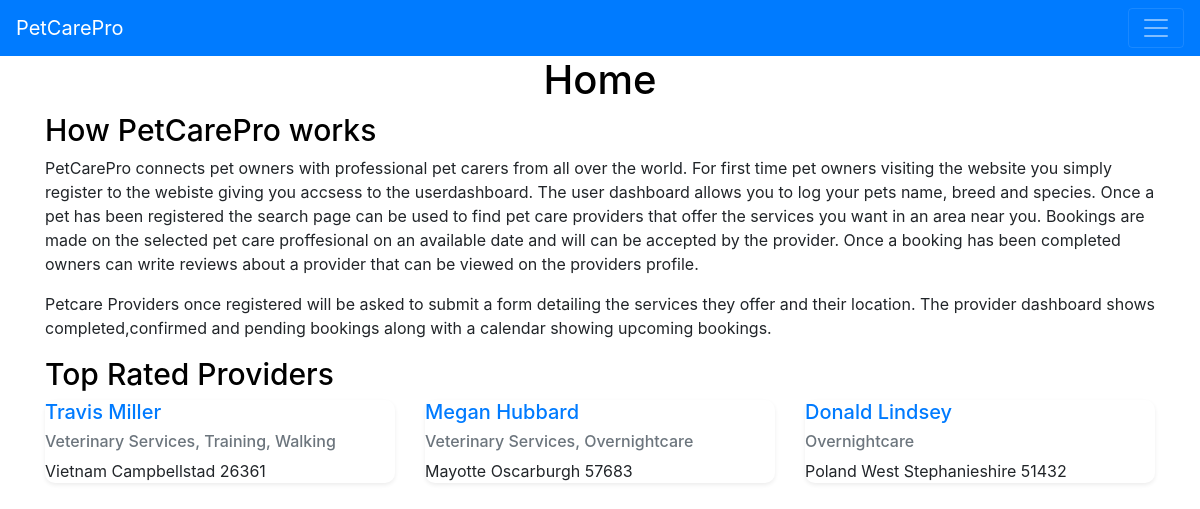
Before: / with the older database file.
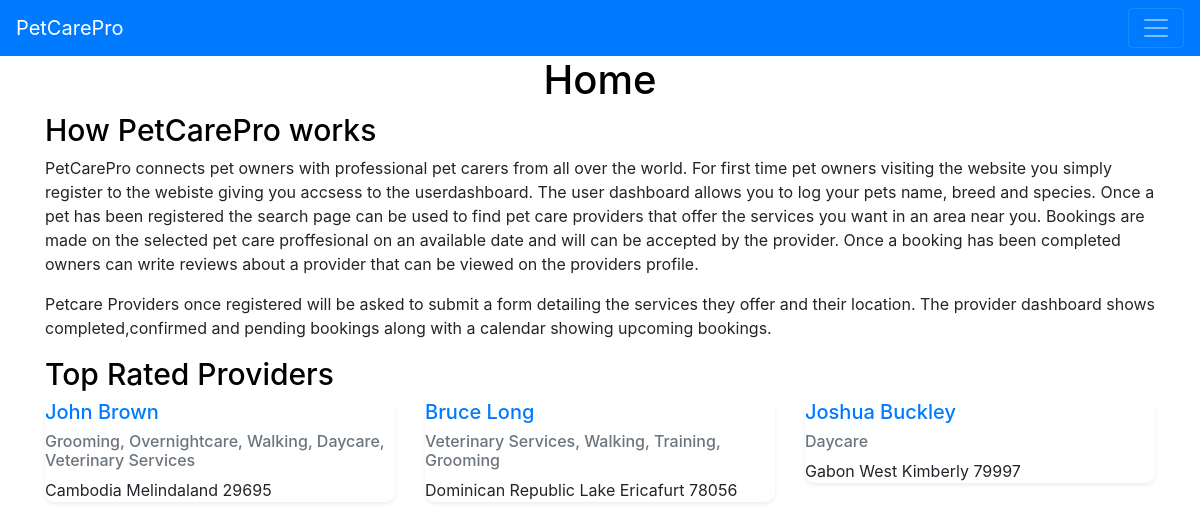
After: the same page with the newer database file.
### app/models.py (models this page shows)
class ProviderProfile(db.Model):
    __tablename__ = "provider_profiles"
    id = db.Column(db.Integer, primary_key=True, autoincrement=True)
    user_id = db.Column(db.Integer, db.ForeignKey('users.id'))
    services_offered = db.Column(db.String(1000))
    country = db.Column(db.String(100))
    city = db.Column(db.String(100))
    postcode = db.Column(db.String(100))
    rating = db.Column(db.Float)

class User(UserMixin,db.Model):
    __tablename__ = "users"
    id = db.Column(db.Integer, primary_key=True, autoincrement=True)
    username = db.Column(db.String(50), index=True)
    password = db.Column(db.String(50), index=True)
    email = db.Column(db.String(50))
    fname = db.Column(db.String(50))
    lname = db.Column(db.String(50))
    user_type = db.Column(db.String(50))
    pets = db.relationship('Pet', backref='owner', lazy='dynamic')
    provider_profile = db.relationship('ProviderProfile', backref='user', uselist=False)
    bookings = db.relationship('Booking', secondary=user_booking_association, backref='users', lazy='dynamic')
    reviews = db.relationship('Review', backref='users', lazy='dynamic')

### app/views.py (the view)
@app.route('/')
def Home():
    topproviders = models.ProviderProfile.query.order_by(models.ProviderProfile.rating.desc()).limit(3).all()
    return render_template('Home.html',
                           title='PetCarePro',
                           header='Home',
                           subheader1='How PetCarePro works',
                           subheader2='Top Rated Providers',
                           topproviders=topproviders)

### app/templates/Home.html (shortened to what this page needs)
{% extends "PageLayout.html" %}
{% block content %}
<header>
  {% if header%}
  <h1>{{header }}</h1>
  {% else %}
  <h1> No header specified</h1>
  {% endif %}
</header>
<div class="container">
  <div class="row g-2 ">
    <div class="col justify-content-center">
      {% if subheader1%}
      <h1>{{subheader1 }}</h1>
      {% endif %}
    </div>
  </div>
  <div class="row g-2">
    <div class="col">
      <p>PetCarePro connects pet owners with professional pet carers from all over the world. For first time pet owners visiting the website you simply register to the webiste giving you accsess to the userdashboard. The user dashboard allows you to log your pets name, breed and species. Once a pet has been registered the search page can be used to find pet care providers that offer the services you want in an area near you. Bookings are made on the selected pet care proffesional on an available date and will can be accepted by the provider. Once a booking has been completed owners can write reviews about a provider that can be viewed on the providers profile.</p>
      <p>Petcare Providers once registered will be asked to submit a form detailing the services they offer and their location. The provider dashboard shows completed,confirmed and pending bookings along with a calendar showing upcoming bookings.</p>
    </div>
  </div>
  <div class="row g-2 ">
    <div class="col justify-content-center">
      {% if subheader2%}
      <h1>{{subheader2 }}</h1>
      {% endif %}
    </div>
  </div>
  <div class="row g-2">
    {% for t in topproviders %}
    <div class="col">
      <div class="info shadow-sm border-light">
        <div class="info-body">
          <a href="{{url_for('viewProviderProfile',id=t.id)}}"><h5 class="info-title text-primary">{{t.user.fname}} {{t.user.lname}}</h5></a>
          <h6 class="info-subtitle mb-2 text-muted">{{t.services_offered}}</h6>
          <h6 class="info-subtitle mb-2 text-muted"></h6>{{t.country}} {{t.city}} {{t.postcode}}</h6>
        </div>
      </div>
    </div>
    {% endfor %}
  </div>
</div>
{% endblock %}

Changed rows visible on the page:
no longer on this page (row edited): ProviderProfile: user.fname "Travis", user.lname "Miller", services_offered "Veterinary Services, Training, Walking", country "Vietnam", city "Campbellstad", postcode "26361"
no longer on this page (row edited): ProviderProfile: user.fname "Megan", user.lname "Hubbard", services_offered "Veterinary Services, Overnightcare", country "Mayotte", city "Oscarburgh", postcode "57683"
no longer on this page (row edited): ProviderProfile: user.fname "Donald", user.lname "Lindsey", services_offered "Overnightcare", country "Poland", city "West Stephanieshire", postcode "51432"
now on this page (row edited): ProviderProfile: user.fname "John", user.lname "Brown", services_offered "Grooming, Overnightcare, Walking, Daycare, Veterinary Services", country "Cambodia", city "Melindaland", postcode "29695"
now on this page (row edited): ProviderProfile: user.fname "Bruce", user.lname "Long", services_offered "Veterinary Services, Walking, Training, Grooming", country "Dominican Republic", city "Lake Ericafurt", postcode "78056"
now on this page (row edited): ProviderProfile: user.fname "Joshua", user.lname "Buckley", services_offered "Daycare", country "Gabon", city "West Kimberly", postcode "79997"
